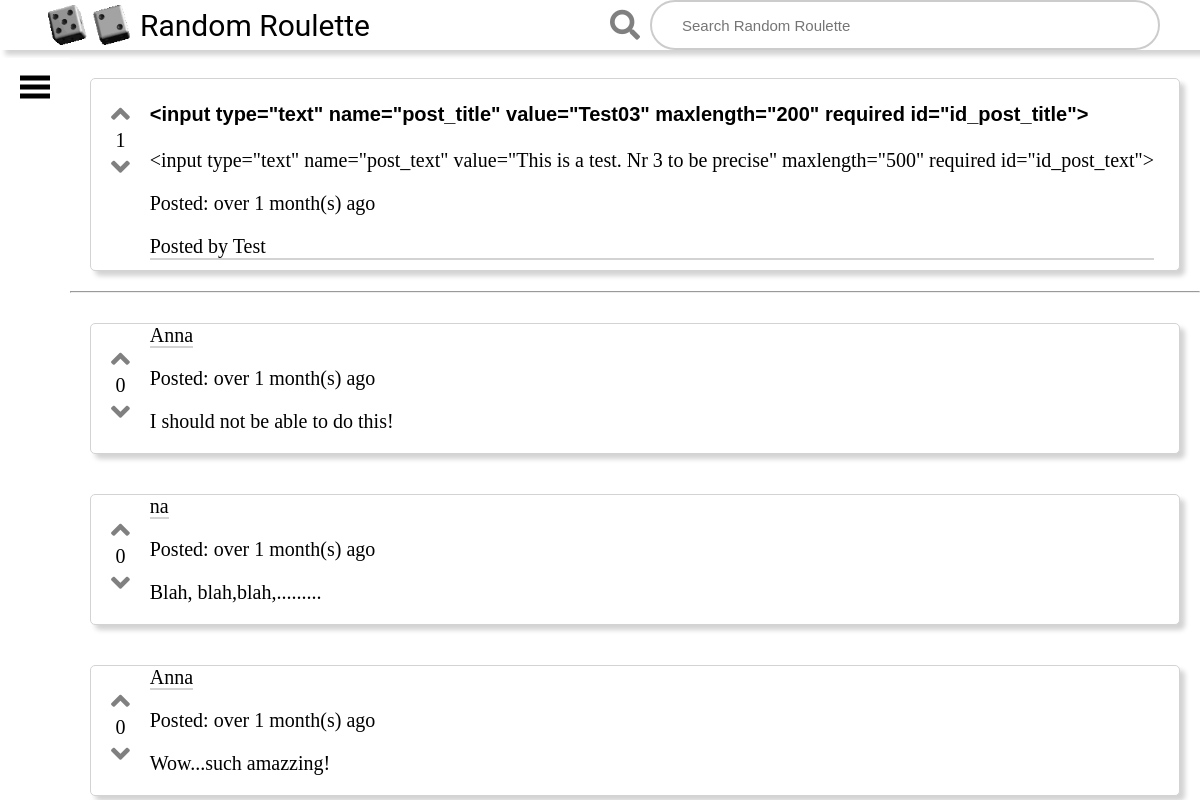
The app's page /post/4/, older data.
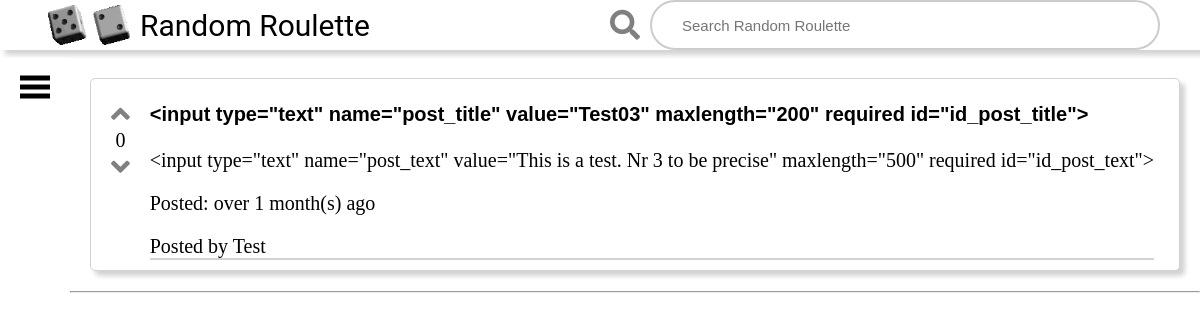
The same page, newer data.
### posts/models.py (models this page shows, shortened)
class Post(models.Model):
    creator = models.ForeignKey(User, on_delete=models.DO_NOTHING, default=0)
    post_title = models.CharField(max_length=200)
    post_text = models.CharField(max_length=500)
    pub_date = models.DateTimeField('date published')
    up_votes_list = models.ManyToManyField(User, related_name='vote_list', blank=True)
    down_votes_list = models.ManyToManyField(User, related_name='down_votes_list', blank=True)
    post_image = models.ImageField(blank=True)
    def up_vote_count(self):
        return self.up_votes_list.count()
    def down_vote_count(self):
        return self.down_votes_list.count()
    def pub_date_printable(self):
        if timezone.now().year - self.pub_date.year > 0:
            return "over " + str(timezone.now().year - self.pub_date.year) + " year(s) ago"
        if timezone.now().month - self.pub_date.month > 0:
            return "over " + str(timezone.now().month - self.pub_date.month) + " month(s) ago"
    def vote_difference(self):
            return self.up_vote_count() - self.down_vote_count()

class Comment(models.Model):
    post = models.ForeignKey(Post, on_delete=models.CASCADE)
    creator = models.ForeignKey(User, on_delete=models.DO_NOTHING, default=0)
    comment_text = models.CharField(max_length=500)
    pub_date = models.DateTimeField('date published')
    up_votes_list = models.ManyToManyField(User, related_name='comment_vote_list', blank=True)
    down_votes_list = models.ManyToManyField(User, related_name='comment_down_vote_list', blank=True)
    def up_vote_count(self):
        return self.up_votes_list.count()
    def down_vote_count(self):
        return self.down_votes_list.count()
    def vote_difference(self):
            return self.up_vote_count() - self.down_vote_count()
    def pub_date_printable(self):
        if timezone.now().year - self.pub_date.year > 0:
            return "over " + str(timezone.now().year - self.pub_date.year) + " year(s) ago"
        if timezone.now().month - self.pub_date.month > 0:
            return "over " + str(timezone.now().month - self.pub_date.month) + " month(s) ago"

### posts/views.py (the view)
# urls.py: path('<int:post_id>/', views.detail, name='detail'),
def detail(request, post_id):
    current_post = get_object_or_404(Post, pk=post_id)
    current_user = request.user
    has_voted = has_already_voted(current_post, current_user)
    has_down_voted = has_already_down_voted(current_post, current_user)
    return render(request, 'detail.html',
                  {'post': current_post, 'has_voted': has_voted, 'has_down_voted': has_down_voted})

### posts/views.py (called while the page is built)
def has_already_voted(current_post, current_user):
    if current_post.up_votes_list.filter(username=current_user.username).exists():
        return 1
    else:
        return 0

def has_already_down_voted(current_post, current_user):
    if current_post.down_votes_list.filter(username=current_user.username).exists():
        return 1
    else:
        return 0

### posts/templates/detail.html (shortened to what this page needs)
{% extends 'base_generic.html' %}
{% block content %}
    <div class="comment">
        <div class="voting-section">
            <a class="fas fa-angle-up like" href="{% url 'posts:vote' post.id %}" id="like"></a>
            <div class="score likes">{{ post.vote_difference }}</div>
            <a class="fas fa-angle-down  dislike" href="{% url 'posts:down_vote' post.id %}" id="dislike"></a>
        </div>
        <div class="link">
            <h3>{{ post.post_title }}</h3>
            <p>{{ post.post_text }}</p>
            <p>Posted: {{ post.pub_date_printable }}</p>
            <a class="profillink" href="{% url 'users:profile' post.creator %}">Posted by {{ post.creator }}</a>
        </div>
    </div>
    <hr>
    <div class="commentblock">
        {% for comment in post.comment_set.all %}
            <div class="comment">
                <div class="voting-section">
                    <a class="fas fa-angle-up like" href="{% url 'posts:vote_comment' comment.id 0 %}"
                       id="like_comment_{{ forloop.counter }}"></a>
                    <div class="score likes">{{ comment.vote_difference }}</div>
                    <a class="fas fa-angle-down  dislike" href="{% url 'posts:vote_comment' comment.id 1 %}"
                       id="dislike_comment_{{ forloop.counter }}"></a>
                </div>
                <div>
                    <a class="profillink" href="{% url 'users:profile' comment.creator %}">{{ comment.creator }}</a>
                    <p>Posted: {{ comment.pub_date_printable }}</p>
                    <p>{{ comment.comment_text }}</p>
                </div>
            </div>
        {% endfor %}
    </div>
{% endblock %}

### templates/base_generic.html (shortened to what this page needs)
<!DOCTYPE html>
<html lang="en">
<head>
    <link rel="stylesheet" href="https://use.fontawesome.com/releases/v5.4.1/css/all.css"
>
    {% load static %}
    <link rel="stylesheet" href="{% static 'css/styles.css' %}">
</head>
<body>
<header>
    <div class="header-item left">
        <img src="{% static 'Images/dice.gif' %}"  alt="Error 404" class="randomImage">
        <a href="{% url 'posts:index' %} " class="header-item">Random Roulette </a>
    </div>
   <div class="mediahide header-item right ">
        <form action="{% url 'posts:search' %}" method="get">
            <div class="searchContainer">
                <i class="fa fa-search left-icon"></i>
                <input type="search" class="searchbar" placeholder="Search Random Roulette" value="{{ query }}"
                       name="search_term" required/>
            </div>
        </form>
    </div>
</header>
<main>
    <aside>
        <nav class="topnav">
            <a href="#" onclick="openNav()">
                <svg width="30" height="30" id="icoOpen">
                    <path d="M0,5 30,5" stroke="#000" stroke-width="5"/>
                    <path d="M0,14 30,14" stroke="#000" stroke-width="5"/>
                    <path d="M0,23 30,23" stroke="#000" stroke-width="5"/>
                </svg>
            </a>
        </nav>
    </aside>
    <div class="content" id="content">
        <div class="wrapper ">
            {% block content %}
            {% endblock %}
        </div>
    </div>
</main>
</body>
</html>

### posts/static/css/styles.css (style rules this page uses)
html, body { width: 100%; height: 100%; display: flex; flex-direction: column; margin: 0; padding: 0; }
header { background-color: white; margin-bottom: 8px; height: 50px; width: 100%; box-sizing: border-box; max-height: 5rem; padding: 0 4rem; box-shadow: 5px 5px 5px lightgray; display: flex; justify-content: space-between; align-items: center; }
header .header-item { flex: 1; align-items: center; text-decoration: none; font-family: 'Roboto', sans-serif; color: black; }
.randomImage { width: 100%; float:none; max-width: 10rem; }
.content { transition: all .5s ease; }
main { height: 100%; display: flex; flex: 1; overflow: hidden; }
main .content { flex: 1; font-size: 2rem; display: flex; flex-direction: column; overflow-y: auto; }
main aside { background-color: white; }
aside .topnav a { float: left; color: white; text-align: center; padding: 15px 20px; text-decoration: none; font-size: 10px; }
aside a svg { transition: all .5s ease; }
@media (min-width: 800px) { html, body { font-size: 62.5%; } }
@media (min-width: 800px) { .header-item { font-size: 3rem; } }
@media (min-width: 800px) { .left { display: flex; } }

### posts/static/css/searchbox.css (style rules this page uses)
.searchbar { flex:1; }
.searchContainer { display: flex; flex-direction: row; }
.searchbar { display: flex; padding:1rem; width:100%; border:2px solid #ccc; padding-left:3rem; color:black; font-family: arial,sans-serif; font-size: 1.5rem; border-radius: 2.5rem; }
.left-icon { padding: 1rem 1rem 1rem; color: gray; }

### posts/static/css/commentsection.css (style rules this page uses)
.comment { display:flex; background-color: white; margin: 2rem 2rem 2rem 2rem; list-style-type: none; border-radius: 0.5rem; border: 1px solid lightgrey; box-shadow: 5px 5px 5px lightgray; }

### posts/static/css/postStyle.css (style rules this page uses)
.link h3 { font: bold 20px/1.5 Helvetica, Verdana, sans-serif; flex-direction: row; margin-right: 2rem; }
.link a { font-size: 2rem; margin: 1rem 0 1rem 0; display: block; color: black; text-decoration: none; }
.profillink { text-decoration: none; color: black; border-bottom: 2px solid lightgray; }

### posts/static/css/votingsection.css (style rules this page uses)
.voting-section { display: flex; flex-direction: column; text-align: center; margin: 2rem; padding: 0; }
.like { font-size: 3rem; display: block; cursor: pointer; color: grey; text-decoration: none; }
.dislike { font-size: 3rem; display: block; cursor: pointer; color: gray; text-decoration: none; }
.score { font-size: 2rem; }

Row changes from the older to the newer data that the page shows:
removed Comment: vote_difference "0", creator "Anna", pub_date_printable "over 1 month(s) ago", comment_text "I should not be able to do this!"
removed Comment: vote_difference "0", creator "na", pub_date_printable "over 1 month(s) ago", comment_text "Blah, blah,blah,........."
removed Comment: vote_difference "0", creator "Anna", pub_date_printable "over 1 month(s) ago", comment_text "Wow...such amazzing!"
computed for Post "Test": vote_difference "1" → "0"
